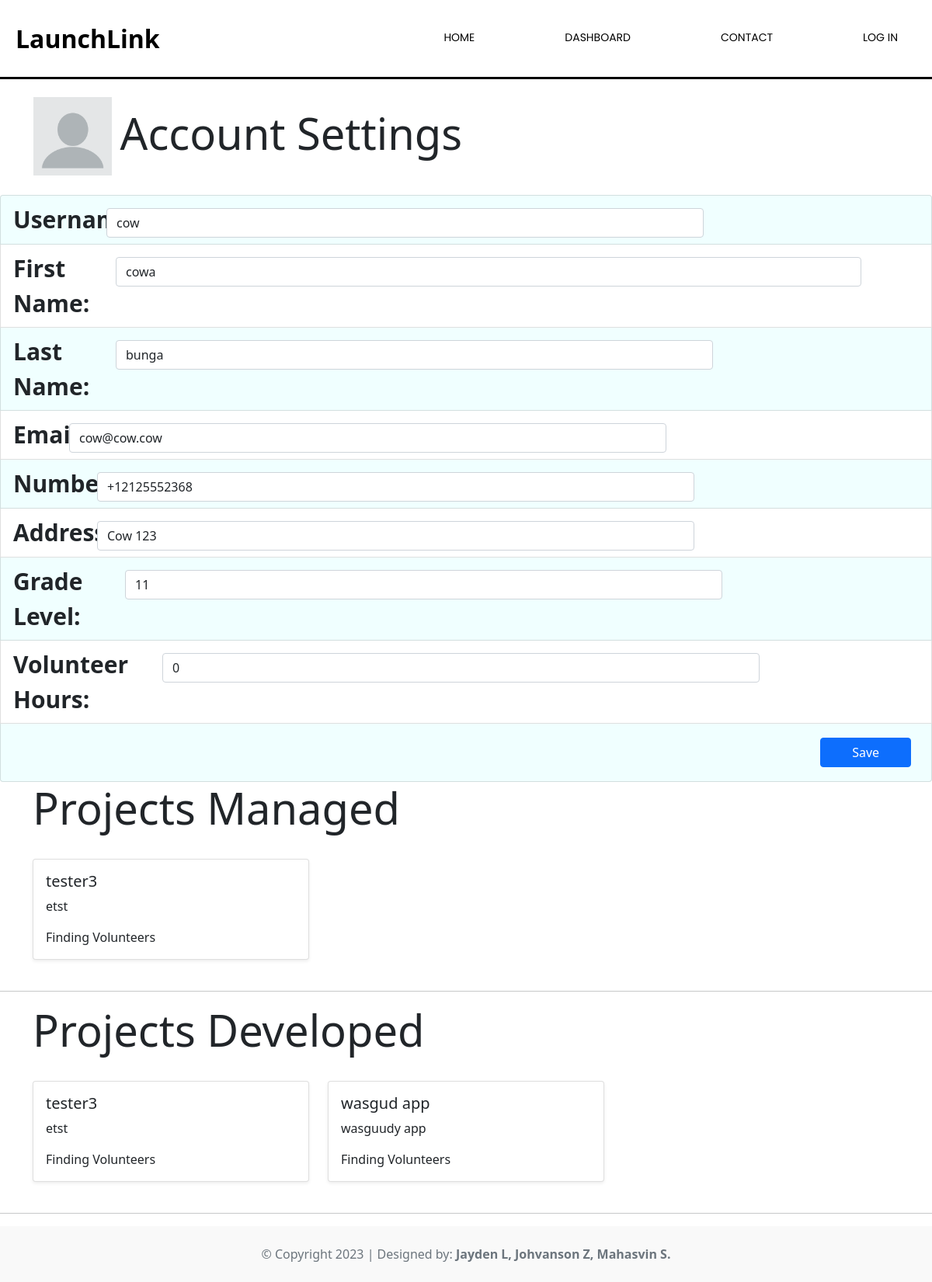
Screenshot of /accounts/volunteers/2 with the database file from the repository.
### accounts/models.py (models this page shows, shortened)
class Volunteer(models.Model):
    user = models.OneToOneField(User, on_delete=models.CASCADE, related_name='volunteer')
    grade_level = models.IntegerField()
    volunteer_hours = models.IntegerField(default = 0)

class User(AbstractUser):
    first_name = models.CharField(max_length=150)
    last_name = models.CharField(max_length=150)
    username = models.CharField(max_length=150, unique=True)
    email = models.EmailField(max_length=254)
    number = PhoneNumberField(blank=True)
    img = models.ImageField(upload_to='avatars', blank=True, default='accounts/blank_profile.png')
    address = models.CharField(max_length=150)
    is_volunteer = models.BooleanField(default=False)
    is_client = models.BooleanField(default=False)

### projects/models.py (models this page shows, shortened)
class Project(models.Model):
    FINDING_VOLUNTEERS = '1'
    WORKING = '2'
    FINAL_TOUCHES = '3'
    COMPLETED = '4'
    project_status = (
        (FINDING_VOLUNTEERS, 'Finding Volunteers'),
        (WORKING, 'Working'),
        (FINAL_TOUCHES, 'Final Touches'),
        (COMPLETED, 'Completed'),
    )
    project_request = models.ForeignKey(ProjectRequest, on_delete=models.CASCADE, null=True, related_name='project')
    status = models.CharField(max_length=100, choices=project_status, default=FINDING_VOLUNTEERS)
    managers = models.ManyToManyField('accounts.Volunteer', related_name='projects_managed')
    developers = models.ManyToManyField('accounts.Volunteer', related_name='projects_developed')
    created = models.DateTimeField(auto_now_add=True)
    updated = models.DateTimeField(auto_now=True)
    product_link = models.URLField(null=True, blank=True)
    github_link = models.URLField(null=True, blank=True)
    slug = models.SlugField()

class ProjectRequest(models.Model):
    PENDING = "1"
    VERIFIED = "2"
    REJECTED = "3"
    request_status = (
        (PENDING, 'Pending'),
        (VERIFIED, 'Verified'),
        (REJECTED, 'Rejected'),
    )
    title = models.CharField(max_length=100)
    description = models.TextField()
    created = models.DateTimeField(auto_now_add=True)
    updated = models.DateTimeField(auto_now=True)
    is_business = models.BooleanField(default=False)
    business = models.ForeignKey('accounts.Business', on_delete=models.CASCADE, null=True, related_name='requests', default=None, blank=True)
    client = models.ForeignKey('accounts.Client', on_delete=models.CASCADE, null=True, related_name='requests')
    slug = models.SlugField()
    status = models.CharField(max_length=100, choices=request_status, default=PENDING)

### accounts/views.py (the view)
# urls.py: path("volunteers/<int:volunteer_id>", views.volunteer_profile, name="volunteer-profile"),
def volunteer_profile(request, volunteer_id):
    if Volunteer.objects.filter(id=volunteer_id).exists():
        volunteer = Volunteer.objects.get(id=volunteer_id)
        context = {
            'volunteer' : volunteer,
        }
        return render(request, 'accounts/volunteer_profile.html', context)
    else:
        return redirect('about:home')

### accounts/templates/accounts/volunteer_profile.html
{% extends 'about/layout.html' %}
{% load static %}
{% block body %}
  <br>
  <div class="jumbotron jumbotron-fluid">
    <div class="container">
      <table>
        <tr>
          <td style="width: 10%; padding-right: 10px;">
            <img src="{% static 'accounts/images/blank_profile.png' %}" alt="Volunteer Image" style="width: 100%;">
          </td>
          <td>
            <h1 class="display-4">Account Settings</h1>
          </td>
        </tr>
      </table>
    </div>
  </div>
  <br>
  <ul class="list-group">
    <li class="list-group-item" style="background-color: #F0FFFF;">
      <div class="row">
        <div class="col-md-4" style="width: 10vw;">
          <label for="exampleInputEmail1">
            <strong>Username:</strong>
          </label>
        </div>
        <div class="col-md-8" style="padding-top: 8px;">
          <input type="email" class="form-control" id="exampleInputEmail1" aria-describedby="emailHelp" value="{{ volunteer.user.username }}">
        </div>
      </div>
    </li>
    <li class="list-group-item">
      <div class="row">
        <div class="col-md-4" style="width: 11vw;">
          <label for="exampleInputEmail1"><strong>First Name:</strong></label>
        </div>
        <div class="col-md-8" style="padding-top: 8px;">
          <input type="email" class="form-control" id="exampleInputEmail1" aria-describedby="emailHelp" value="{{ volunteer.user.first_name }}" style="width: 80vw;">
        </div>
      </div>
    </li>
    <li class="list-group-item" style="background-color: #F0FFFF;">
      <div class="row">
        <div class="col-md-4" style="width: 11vw;">
          <label for="lastNameInput"><strong>Last Name:</strong></label>
        </div>
        <div class="col-md-8" style="padding-top: 8px;">
          <input type="text" class="form-control" id="lastNameInput" value="{{ volunteer.user.last_name }}">
        </div>
      </div>
    </li>
    <li class="list-group-item">
      <div class="row">
        <div class="col-md-4" style="width: 6vw;">
          <label for="emailInput"><strong>Email:</strong></label>
        </div>
        <div class="col-md-8" style="padding-top: 8px;">
          <input type="email" class="form-control" id="emailInput" value="{{ volunteer.user.email }}">
        </div>
      </div>
    </li>
    <li class="list-group-item" style="background-color: #F0FFFF;">
      <div class="row">
        <div class="col-md-4" style="width: 9vw;">
          <label for="numberInput"><strong>Number:</strong></label>
        </div>
        <div class="col-md-8" style="padding-top: 8px;">
          <input type="text" class="form-control" id="numberInput" value="{{ volunteer.user.number }}">
        </div>
      </div>
    </li>
    <li class="list-group-item">
      <div class="row">
        <div class="col-md-4" style="width: 9vw;">
          <label for="addressInput"><strong>Address:</strong></label>
        </div>
        <div class="col-md-8" style="padding-top: 8px;">
          <input type="text" class="form-control" id="addressInput" value="{{ volunteer.user.address }}">
        </div>
      </div>
    </li>
    <li class="list-group-item" style="background-color: #F0FFFF;">
      <div class="row">
        <div class="col-md-4" style="width: 12vw;">
          <label for="gradeLevelInput"><strong>Grade Level:</strong></label>
        </div>
        <div class="col-md-8" style="padding-top: 8px;">
          <input type="text" class="form-control" id="gradeLevelInput" value="{{ volunteer.grade_level }}">
        </div>
      </div>
    </li>
    <li class="list-group-item">
      <div class="row">
        <div class="col-md-4" style="width: 16vw;">
          <label for="volunteerHoursInput"><strong>Volunteer Hours:</strong></label>
        </div>
        <div class="col-md-8" style="padding-top: 8px;">
          <input type="text" class="form-control" id="volunteerHoursInput" value="{{ volunteer.volunteer_hours }}">
        </div>
      </div>
    </li>
    <li class="list-group-item" style="background-color: #F0FFFF;">
      <button type="submit" class="btn btn-primary" style="margin: 10px; float: right; width: 10%;">Save</button>
    </li>
  </ul>
  <div class="jumbotron jumbotron-fluid">
    <div class="container">
        <h1 class="display-4">Projects Managed</h1>
    </div>
  </div>
  <br>
  <div class="container">
    <div class="row" id="project-card-container">
      {% for project in volunteer.projects_managed.all %}
      <div class="col-md-4">
        <div class="card mb-4 shadow-sm">
          <div class="card-body">
            <h5 class="card-title">{{ project.project_request.title }}</h5>
            <p class="card-text">{{ project.project_request.description }}</p>
            <p class="card-text">{{ project.get_status_display }}</p>
          </div>
        </div>
      </div>
      {% endfor %}
    </div>
  </div>
  <hr>
  <div class="jumbotron jumbotron-fluid">
    <div class="container">
        <h1 class="display-4">Projects Developed</h1>
    </div>
  </div>
  <br>
  <div class="container">
    <div class="row" id="project-card-container">
      {% for project in volunteer.projects_developed.all %}
      <div class="col-md-4">
        <div class="card mb-4 shadow-sm">
          <div class="card-body">
            <h5 class="card-title">{{ project.project_request.title }}</h5>
            <p class="card-text">{{ project.project_request.description }}</p>
            <p class="card-text">{{ project.get_status_display }}</p>
          </div>
        </div>
      </div>
      {% endfor %}
    </div>
  </div>
  <hr>
{% endblock body %}

### about/templates/about/layout.html (shortened to what this page needs)
{% load static %}
{% load bootstrap5 %}
<!DOCTYPE html>
<html lang="en">
    <head>
        {% block layout_css %}
            <link rel="stylesheet" href="{% static 'about/css/layout.css' %}">
            <link rel="stylesheet" href="{% static 'about/css/home.css' %}">
            <link rel="stylesheet" href="{% static 'about/css/theme.css' %}">
            <link rel="stylesheet" href="{% static 'accounts/css/form.css' %}">
            <link rel="stylesheet" href="{% static 'accounts/css/profile.css' %}">
        {% endblock layout_css %}
        <link href="https://cdn.jsdelivr.net/npm/bootstrap@5.0.2/dist/css/bootstrap.min.css" rel="stylesheet">
    </head>
    <body>
        {% block nav %}
            <nav class="navbar fixed-top" style="border-bottom: 3px solid black">
                <div class="logo" style="font-weight: 600;">LaunchLink</div>
                <ul class="nav-links">
                    <div class="menu" style="margin-top: 10px;">
                    <li><a href="{% url 'about:home' %}">Home</a></li>
                    <li><a href="{% url 'projects:dashboard' %}">Dashboard</a></li>
                    <li><a href="{% url 'about:home' %}">Contact</a></li>
                    {% if request.user.is_authenticated %}
                        <li><a href="{% url 'accounts:logout' %}">Log Out</a></li>
                    {% else %}
                        <li><a href="{% url 'accounts:login' %}">Log In</a></li>
                    {% endif %}
                    </div>
                </ul>
            </nav>
        {% endblock nav %}
        {% block space %}
            <div style="height: 100px;"></div>
        {% endblock space %}
        {% block body %}
        {% endblock %}
        <footer class="text-center text-lg-start bg-white text-muted">
            <div class="text-center p-4" style="background-color: rgba(0, 0, 0, 0.025);">
            © Copyright 2023 | Designed by: <b>Jayden L, Johvanson Z, Mahasvin S.</b> <br>
            </div>
        </footer>
    </body>
</html>

### about/static/about/css/layout.css (style rules this page uses)
*, *:before, *:after { -moz-box-sizing: border-box; -webkit-box-sizing: border-box; box-sizing: border-box; }
body { font-family: "Comfortaa", cursive; }
a { text-decoration: none; }
li { list-style: none; }
.navbar { display: flex; align-items: center; justify-content: space-between; padding: 20px; background-color: white; color: black; flex-wrap: wrap; }
nav a::before { content: ""; display: block; height: 5px; background-color: #444; position: absolute; top: 0%; width: 0%; transition: all ease-in-out 250ms; }
.nav-links a { color: black; }
.logo { font-size: 32px; }
.menu { font-family: "Poppins", sans-serif; padding: 10px; display: flex; gap: 1em; font-size: 18px; flex-wrap: wrap; }
nav li { display: inline-block; margin-left: 70px; padding-top: 23px; position: relative; }
nav a { color: #444; text-decoration: none; text-transform: uppercase; font-size: 14px; }
nav a::before { content: ""; display: block; height: 5px; background-color: #444; position: absolute; top: 0%; width: 0%; transition: all ease-in-out 300ms; }
.menu li { padding: 5px 14px; }
hr { color: #32364d; }

### about/static/about/css/home.css (style rules this page uses)
footer { text-align: center; border: 3px green; }

### accounts/static/accounts/css/profile.css (style rules this page uses)
ul { font-size: 30px; }

### rows the page displays
Volunteer: user.username "cow", user.first_name "cowa", user.last_name "bunga", user.email "cow@cow.cow", user.number "+12125552368", user.address "Cow 123", grade_level "11", volunteer_hours "0"
Project: project_request "tester3", project_request.description "etst", status "Finding Volunteers"
Project: project_request "wasgud app", project_request.description "wasguudy app", status "Finding Volunteers"
